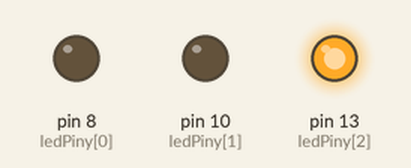
The sketch below on a simulated Arduino Uno, built with avr-gcc and run on an emulated ATmega328P. Shown: output pins drawn as LEDs (lit = HIGH).

Above: at 0.45 s.
At 1.57 s:
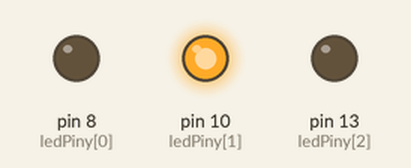
At 2.7 s:
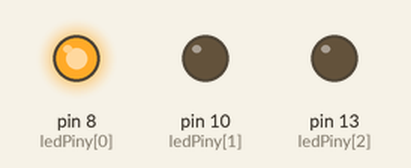
Timing chart, 0 to 3.0 s (numbered marks = the images above):
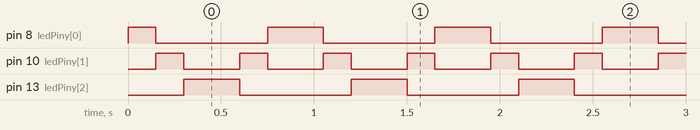

The sketch:

02_code.ino
```cpp
// Pole
int ledPiny[] = {8, 10, 13};
int pocetPinu = 3;

void setup() {
  for (int pin = 0; pin < pocetPinu; pin++) {
    pinMode(ledPiny[pin], OUTPUT);
  }
}

void loop() {
  for (int pin = 0; pin < pocetPinu; pin++) {
    digitalWrite(ledPiny[pin], HIGH);
    delay(150);
    digitalWrite(ledPiny[pin], LOW);
  }

  for (int pin = pocetPinu - 1; pin >= 0; pin--) {
    digitalWrite(ledPiny[pin], HIGH);
    delay(150);
    digitalWrite(ledPiny[pin], LOW);
  }
}
```

Measured:
- by itself, pin 8 (ledPiny[0]): repeats every 0.90 s: LOW 0.60 s, HIGH 0.30 s
- by itself, pin 10 (ledPiny[1]): alternates HIGH for 0.15 s and LOW for 0.30 s
- by itself, pin 13 (ledPiny[2]): alternates HIGH for 0.30 s and LOW for 0.60 s
